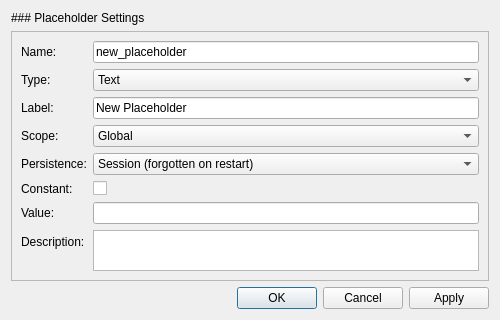
<?xml version="1.0" encoding="UTF-8"?>
<ui version="4.0">
 <class>PlaceholderEditDialog</class>
 <widget class="QDialog" name="PlaceholderEditDialog">
  <property name="geometry">
   <rect>
    <x>0</x>
    <y>0</y>
    <width>500</width>
    <height>320</height>
   </rect>
  </property>
  <property name="sizePolicy">
   <sizepolicy hsizetype="Preferred" vsizetype="Preferred">
    <horstretch>0</horstretch>
    <verstretch>0</verstretch>
   </sizepolicy>
  </property>
  <property name="minimumSize">
   <size>
    <width>0</width>
    <height>0</height>
   </size>
  </property>
  <property name="maximumSize">
   <size>
    <width>16777215</width>
    <height>16777215</height>
   </size>
  </property>
  <property name="windowTitle">
   <string>Configure Placeholder</string>
  </property>
  <property name="modal">
   <bool>false</bool>
  </property>
  <layout class="QVBoxLayout" name="verticalLayout">
   <property name="sizeConstraint">
    <enum>QLayout::SetMinAndMaxSize</enum>
   </property>
   <item>
    <widget class="QLabel" name="label">
     <property name="text">
      <string>### Placeholder Settings</string>
     </property>
     <property name="textFormat">
      <enum>Qt::MarkdownText</enum>
     </property>
    </widget>
   </item>
   <item>
    <widget class="QFrame" name="frm_placeholder_configuration">
     <property name="frameShape">
      <enum>QFrame::StyledPanel</enum>
     </property>
     <property name="frameShadow">
      <enum>QFrame::Raised</enum>
     </property>
     <layout class="QFormLayout" name="formLayout">
      <item row="0" column="0">
       <widget class="QLabel" name="label_3">
        <property name="text">
         <string>Name:</string>
        </property>
       </widget>
      </item>
      <item row="0" column="1">
       <widget class="QLineEdit" name="txt_name">
        <property name="text">
         <string>new_placeholder</string>
        </property>
       </widget>
      </item>
      <item row="1" column="0">
       <widget class="QLabel" name="label_2">
        <property name="text">
         <string>Type:</string>
        </property>
       </widget>
      </item>
      <item row="1" column="1">
       <widget class="QComboBox" name="dpd_type">
        <item>
         <property name="text">
          <string>Text</string>
         </property>
        </item>
        <item>
         <property name="text">
          <string>Folder Path</string>
         </property>
        </item>
        <item>
         <property name="text">
          <string>File Path</string>
         </property>
        </item>
       </widget>
      </item>
      <item row="2" column="0">
       <widget class="QLabel" name="lbl_tme_duration">
        <property name="text">
         <string>Label:</string>
        </property>
       </widget>
      </item>
      <item row="2" column="1">
       <widget class="QLineEdit" name="txt_label">
        <property name="text">
         <string>New Placeholder</string>
        </property>
       </widget>
      </item>
      <item row="3" column="0">
       <widget class="QLabel" name="label_4">
        <property name="text">
         <string>Scope:</string>
        </property>
       </widget>
      </item>
      <item row="3" column="1">
       <widget class="QComboBox" name="dpd_scope">
         <item>
          <property name="text">
           <string>Global</string>
          </property>
         </item>
         <item>
          <property name="text">
           <string>Group</string>
          </property>
         </item>
        </widget>
      </item>
      <item row="4" column="0">
       <widget class="QLabel" name="label_8">
        <property name="text">
         <string>Persistence:</string>
        </property>
       </widget>
      </item>
      <item row="4" column="1">
       <widget class="QComboBox" name="dpd_persistence">
        <item>
         <property name="text">
          <string>Session (forgotten on restart)</string>
         </property>
        </item>
        <item>
         <property name="text">
          <string>Project (saved to project file)</string>
         </property>
        </item>
        <item>
         <property name="text">
          <string>Recording (reset after each recording)</string>
         </property>
        </item>
       </widget>
      </item>
      <item row="5" column="0">
       <widget class="QLabel" name="label_6">
        <property name="text">
         <string>Constant:</string>
        </property>
       </widget>
      </item>
      <item row="5" column="1">
       <widget class="QCheckBox" name="chb_constant">
        <property name="text">
         <string/>
        </property>
       </widget>
      </item>
      <item row="6" column="0">
       <widget class="QLabel" name="label_7">
        <property name="text">
         <string>Value:</string>
        </property>
       </widget>
      </item>
      <item row="6" column="1">
       <widget class="QLineEdit" name="txt_value"/>
      </item>
      <item row="7" column="0">
       <widget class="QLabel" name="label_5">
        <property name="text">
         <string>Description:</string>
        </property>
       </widget>
      </item>
      <item row="7" column="1">
       <widget class="QTextEdit" name="txt_description">
        <property name="minimumSize">
         <size>
          <width>0</width>
          <height>40</height>
         </size>
        </property>
       </widget>
      </item>
     </layout>
    </widget>
   </item>
   <item>
    <spacer name="verticalSpacer">
     <property name="orientation">
      <enum>Qt::Vertical</enum>
     </property>
     <property name="sizeHint" stdset="0">
      <size>
       <width>20</width>
       <height>0</height>
      </size>
     </property>
    </spacer>
   </item>
   <item>
    <widget class="QDialogButtonBox" name="btnbox_buttons">
     <property name="orientation">
      <enum>Qt::Horizontal</enum>
     </property>
     <property name="standardButtons">
      <set>QDialogButtonBox::Apply|QDialogButtonBox::Cancel|QDialogButtonBox::Ok</set>
     </property>
    </widget>
   </item>
  </layout>
 </widget>
 <resources/>
 <connections>
  <connection>
   <sender>btnbox_buttons</sender>
   <signal>accepted()</signal>
   <receiver>PlaceholderEditDialog</receiver>
   <slot>accept()</slot>
   <hints>
    <hint type="sourcelabel">
     <x>248</x>
     <y>254</y>
    </hint>
    <hint type="destinationlabel">
     <x>157</x>
     <y>274</y>
    </hint>
   </hints>
  </connection>
  <connection>
   <sender>btnbox_buttons</sender>
   <signal>rejected()</signal>
   <receiver>PlaceholderEditDialog</receiver>
   <slot>reject()</slot>
   <hints>
    <hint type="sourcelabel">
     <x>316</x>
     <y>260</y>
    </hint>
    <hint type="destinationlabel">
     <x>286</x>
     <y>274</y>
    </hint>
   </hints>
  </connection>
 </connections>
</ui>
